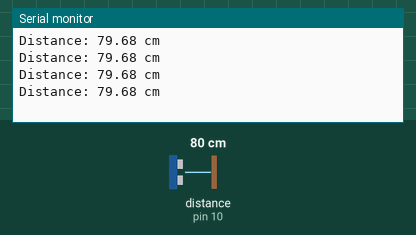
The sketch below on a simulated Arduino Uno, built with avr-gcc and run on an emulated ATmega328P. On the bench: the last lines printed to the serial monitor. Wiring (inferred from the names in the program): ultrasonic range finder: trigger pin 9; echo pin 10. The inputs (shaded band) are chosen by the test bench; at power-on: distance to the obstacle (sensor on pin 10) 80 cm. The echo pulse lasts 58.3 µs per cm.

Above: at 1.2 s.
1.3 s: distance to the obstacle (sensor on pin 10) set to 2 cm
At 1.73 s:
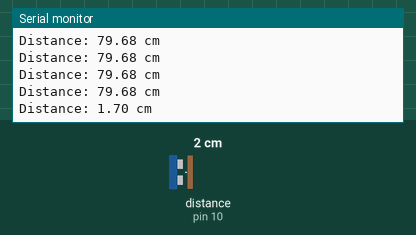
2.8 s: distance to the obstacle (sensor on pin 10) set to 4 cm
At 2.94 s:
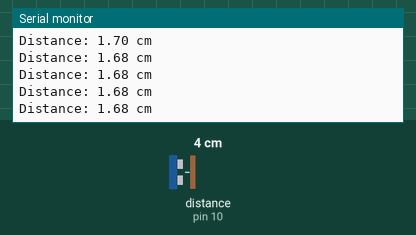
4.3 s: distance to the obstacle (sensor on pin 10) set to 60 cm
At 4.45 s:
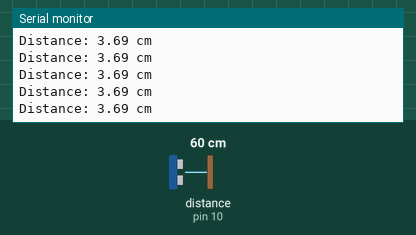
7.3 s: distance to the obstacle (sensor on pin 10) set to 9 cm
At 7.49 s:
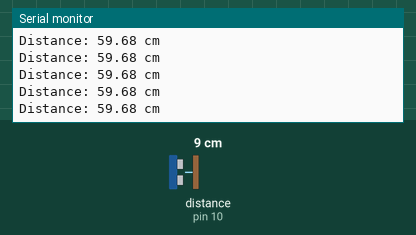
Timing chart, 0 to 10.3 s (numbered marks = the images above; inputs shaded):
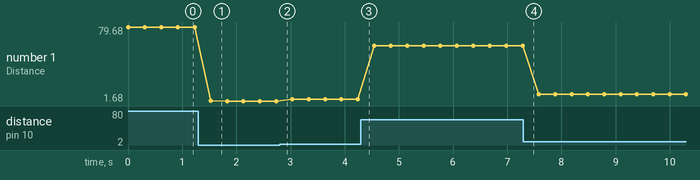

The sketch:

SeatSense_V3.ino
```cpp
// SeatSense V3
// Real distance sensor test using HC-SR04

const int trigPin = 9;
const int echoPin = 10;

long duration;
float distanceCm;

void setup() {
  pinMode(trigPin, OUTPUT);
  pinMode(echoPin, INPUT);

  Serial.begin(9600);
}

void loop() {
  digitalWrite(trigPin, LOW);
  delayMicroseconds(2);

  digitalWrite(trigPin, HIGH);
  delayMicroseconds(10);
  digitalWrite(trigPin, LOW);

  duration = pulseIn(echoPin, HIGH, 30000);

  if (duration == 0) {
    Serial.println("No reading");
  } else {
    distanceCm = duration * 0.0343 / 2.0;

    Serial.print("Distance: ");
    Serial.print(distanceCm);
    Serial.println(" cm");
  }

  delay(300);
}
```

Measured:
- after the input at 1.3 s, the serial monitor: prints a new line after 0.23 s (image 1)
- plotted number 1: 79.68 → 1.68 after the input at 1.3 s, 1.68 → 3.69 after the input at 2.8 s, 3.69 → 59.68 after the input at 4.3 s, 59.68 → 8.68 after the input at 7.3 s
